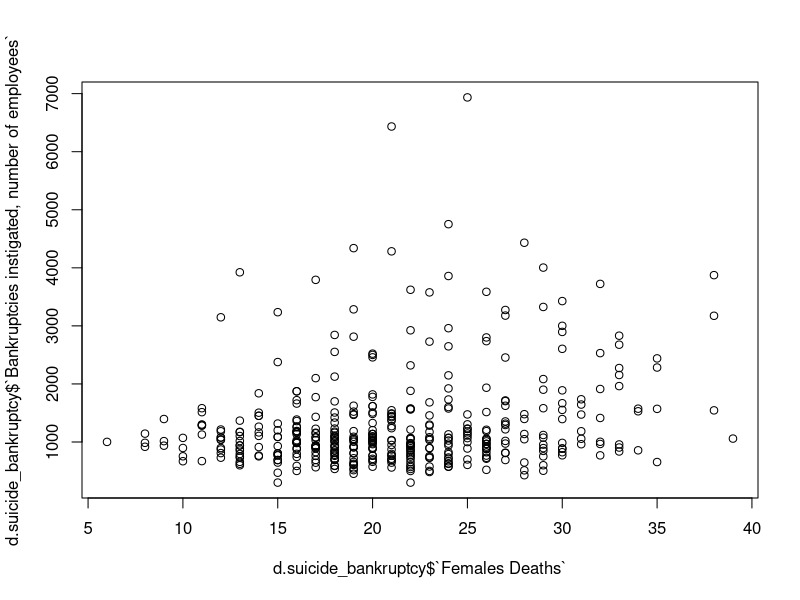
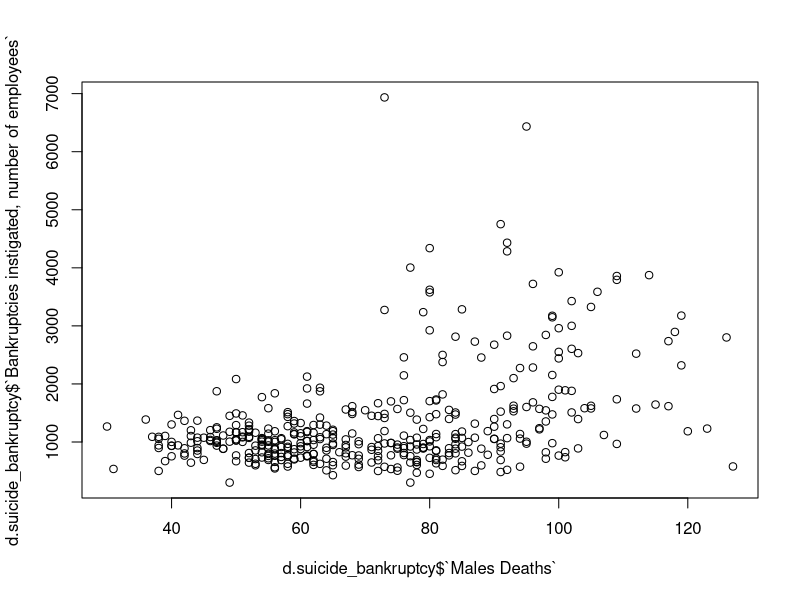
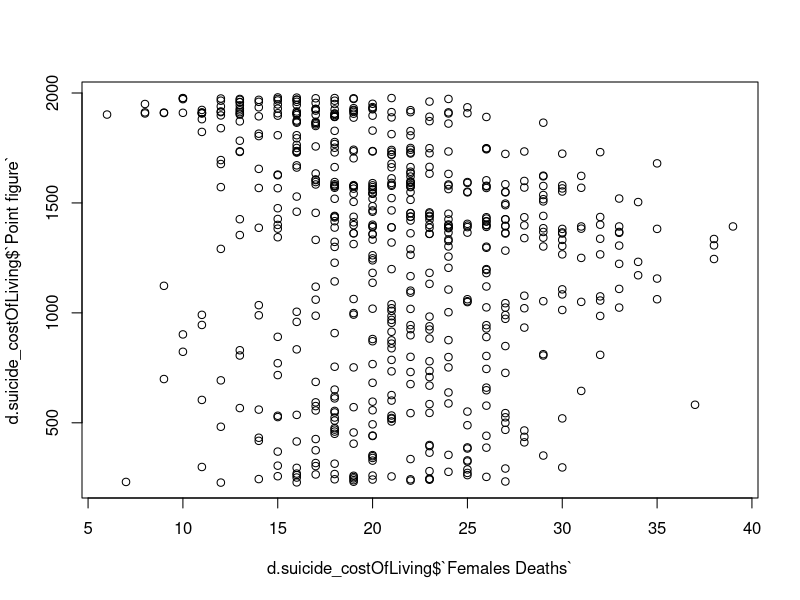
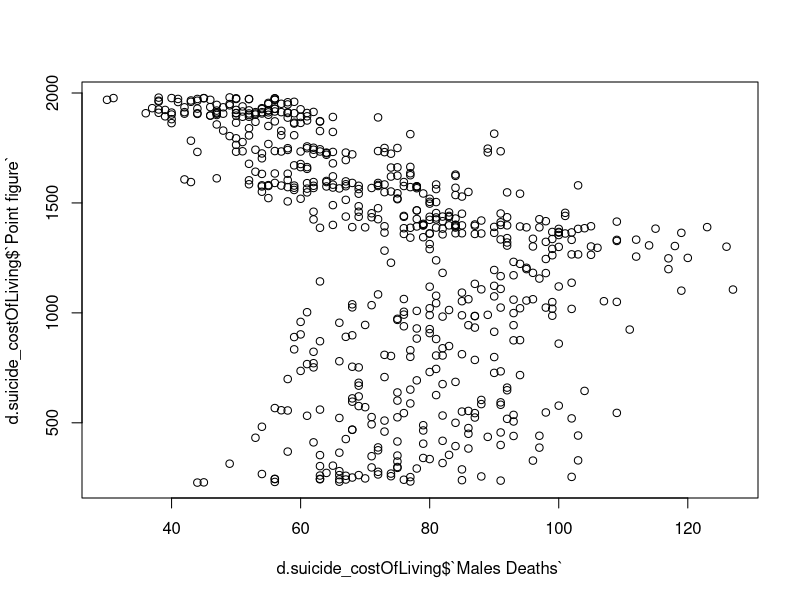

These charts were generated, in order, by the following R code:
## ---- chunk 1
knitr::opts_chunk$set(echo = TRUE)
## ---- chunk 2
library(lubridate)
library(dplyr)
library(readr)
library(data.table)
## ---- chunk 3
# data import
d.suicides_monthly <- read_csv("023_12z6_2020m12_20221002-205810.csv")
d.bankruptcy <- read_csv("001_11fb_2022m02_20221004-204725.csv")
d.employment <- read_csv("001_115b_2020_20221004-232300.csv")
d.costOfLviing <- read_csv("001_11xl_2022m08_20221007-084802.csv")
d.businessTrips <- read_csv("111_13q6_2022m04_20221012-204025.csv")
d.averageEarningQ <- read_csv("001_11zu_2022q2_20221012-201102.csv")
d.unemploymentDuration <- read_csv("12ta_2022M08_20221012-204522.csv")

## ---- chunk 4
d.suicide_bankruptcy <- left_join(x=d.suicides_monthly, y= d.bankruptcy, by= "Month")

#remove rows without bankruptcy data (Before 1986)
d.suicide_bankruptcy <- na.omit(d.suicide_bankruptcy)

plot(d.suicide_bankruptcy$`Females Deaths`,d.suicide_bankruptcy$`Bankruptcies instigated, number of employees`)

plot(d.suicide_bankruptcy$`Males Deaths`,d.suicide_bankruptcy$`Bankruptcies instigated, number of employees`)

## ---- chunk 5

d.suicide_costOfLiving <- left_join(x=d.suicides_monthly, y= d.costOfLviing, by= "Month")

#remove rows without bankruptcy data (Before 1986)
d.suicide_costOfLiving <- na.omit(d.suicide_costOfLiving)

plot(x = d.suicide_costOfLiving$`Females Deaths`, y = d.suicide_costOfLiving$`Point figure`)
plot(d.suicide_costOfLiving$`Males Deaths`,d.suicide_costOfLiving$`Point figure`)

## ---- chunk 6
#merge multiple datasets into one major (resolution monthly data)


d.suicide_merged  <-  left_join(d.suicides_monthly, d.bankruptcy, by='Month') %>%
                left_join(., d.costOfLviing, by='Month') %>%
                            left_join(.,d.unemploymentDuration, by='Month') %>%
                            left_join(.,d.businessTrips, by= 'Month')
  
